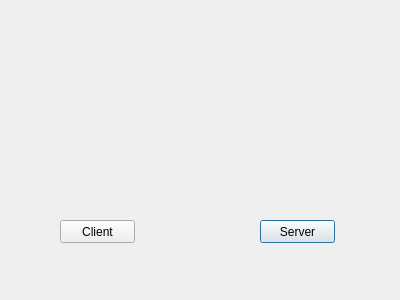
<?xml version="1.0" encoding="UTF-8"?>
<ui version="4.0">
 <class>booter</class>
 <widget class="QDialog" name="booter">
  <property name="geometry">
   <rect>
    <x>0</x>
    <y>0</y>
    <width>400</width>
    <height>300</height>
   </rect>
  </property>
  <property name="windowTitle">
   <string>Dialog</string>
  </property>
  <property name="windowIcon">
   <iconset resource="image.qrc">
    <normaloff>:/new/icons/vmvisicon.png</normaloff>:/new/icons/vmvisicon.png</iconset>
  </property>
  <property name="styleSheet">
   <string notr="true">background-image: url(:/new/icons/booter.jpg);
border-color: rgb(0, 0, 0);</string>
  </property>
  <widget class="QPushButton" name="bootguru">
   <property name="geometry">
    <rect>
     <x>260</x>
     <y>220</y>
     <width>75</width>
     <height>23</height>
    </rect>
   </property>
   <property name="text">
    <string>Server</string>
   </property>
  </widget>
  <widget class="QPushButton" name="bootshishya">
   <property name="geometry">
    <rect>
     <x>60</x>
     <y>220</y>
     <width>75</width>
     <height>23</height>
    </rect>
   </property>
   <property name="text">
    <string>Client</string>
   </property>
  </widget>
 </widget>
 <resources>
  <include location="image.qrc"/>
 </resources>
 <connections/>
</ui>
